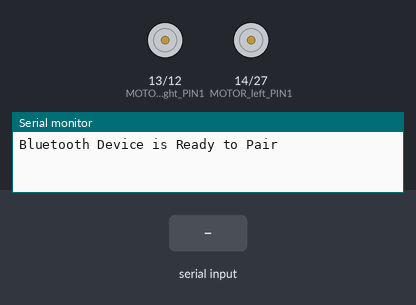
The sketch below on a simulated ESP32. On the bench: motor-driver pin pairs drawn as motors (green arrow = first pin HIGH = forward, orange = second pin HIGH = backward, longer = more drive), the last lines printed to the serial monitor. Inputs (shaded band) come from the test bench. Nothing arrives over Bluetooth unless stated.

Above: at 1.2 s.
1.3 s: "F" received over the second serial link
At 1.9 s:
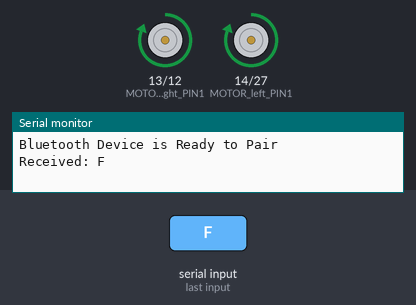
2.8 s: "B" received over the second serial link
At 3.3 s:
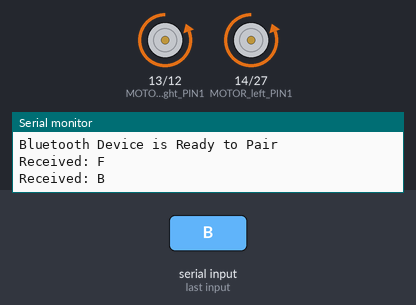
4.3 s: "L" received over the second serial link
At 5.3 s:
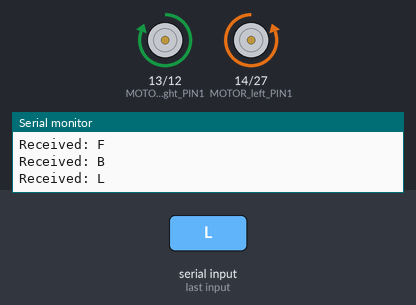
5.8 s: "R" received over the second serial link
At 6.7 s:
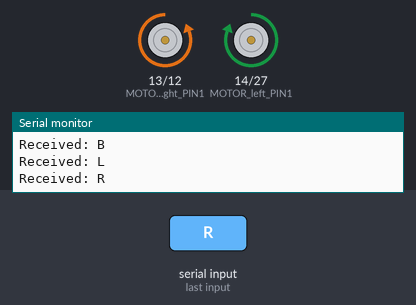
Timing chart, 0 to 8.3 s (numbered marks = the images above; inputs shaded):
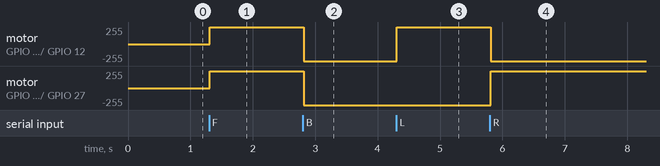

The sketch:

esp32_car.ino
```cpp
#include "BluetoothSerial.h"
BluetoothSerial ESP_BT;

// Define GPIO pins for the L298N motor drivers
#define MOTOR_right_PIN1 13
#define MOTOR_right_PIN2 12
#define MOTOR_left_PIN1 14
#define MOTOR_left_PIN2 27

void setupMotors() {
  pinMode(MOTOR_right_PIN1, OUTPUT);
  pinMode(MOTOR_right_PIN2, OUTPUT);
  pinMode(MOTOR_left_PIN1, OUTPUT);
  pinMode(MOTOR_left_PIN2, OUTPUT);
}

// Function to stop the car
void stopCar() {
  digitalWrite(MOTOR_right_PIN1, LOW);
  digitalWrite(MOTOR_right_PIN2, LOW);
  digitalWrite(MOTOR_left_PIN1, LOW);
  digitalWrite(MOTOR_left_PIN2, LOW);
}

// Function to move the car forward
void moveForward() {
  digitalWrite(MOTOR_right_PIN1, HIGH);
  digitalWrite(MOTOR_right_PIN2, LOW);
  digitalWrite(MOTOR_left_PIN1, HIGH);
  digitalWrite(MOTOR_left_PIN2, LOW);
}

// Function to move the car backward
void moveBackward() {
  digitalWrite(MOTOR_right_PIN1, LOW);
  digitalWrite(MOTOR_right_PIN2, HIGH);
  digitalWrite(MOTOR_left_PIN1, LOW);
  digitalWrite(MOTOR_left_PIN2, HIGH);
}

// Function to turn the car left
void turnLeft() {
  digitalWrite(MOTOR_right_PIN1, HIGH);
  digitalWrite(MOTOR_right_PIN2, LOW);
  digitalWrite(MOTOR_left_PIN1, LOW);
  digitalWrite(MOTOR_left_PIN2, HIGH);
}

// Function to turn the car right
void turnRight() {
  digitalWrite(MOTOR_right_PIN1, LOW);
  digitalWrite(MOTOR_right_PIN2, HIGH);
  digitalWrite(MOTOR_left_PIN1, HIGH);
  digitalWrite(MOTOR_left_PIN2, LOW);
}

void setup() {
  Serial.begin(115200);
  ESP_BT.begin("Thunderbolt");  // Start Bluetooth with the name "Thunderbolt"
  Serial.println("Bluetooth Device is Ready to Pair");
  // Initialize the motor pins
  setupMotors();
  stopCar();
}

void loop() {
  if (ESP_BT.available()) {
    char incoming = ESP_BT.read();
    Serial.print("Received: ");
    Serial.println(incoming);

    // Control the car based on the received Bluetooth data
    switch (incoming) {
      case 'F':
        moveForward();
        break;
      case 'B':
        moveBackward();
        break;
      case 'L':
        turnLeft();
        break;
      case 'R':
        turnRight();
        break;
      case 'S':
        stopCar();
        break;
      default:
        break;
    }
  }
  delay(20);  // Delay for stability
}
```

Measured:
- after the input at 1.3 s, motor on GPIO 13 (MOTOR_right_PIN1) / GPIO 12 (MOTOR_right_PIN2), motor on GPIO 14 (MOTOR_left_PIN1) / GPIO 27 (MOTOR_left_PIN2): stopped → forward 255/255 at once
- after the input at 2.8 s, motor on GPIO 13 (MOTOR_right_PIN1) / GPIO 12 (MOTOR_right_PIN2), motor on GPIO 14 (MOTOR_left_PIN1) / GPIO 27 (MOTOR_left_PIN2): forward 255/255 → backward 255/255 at once
- after the input at 4.3 s, motor on GPIO 13 (MOTOR_right_PIN1) / GPIO 12 (MOTOR_right_PIN2): backward 255/255 → forward 255/255 at once
- after the input at 5.8 s, motor on GPIO 13 (MOTOR_right_PIN1) / GPIO 12 (MOTOR_right_PIN2): forward 255/255 → backward 255/255 at once; motor on GPIO 14 (MOTOR_left_PIN1) / GPIO 27 (MOTOR_left_PIN2): backward 255/255 → forward 255/255 at once
